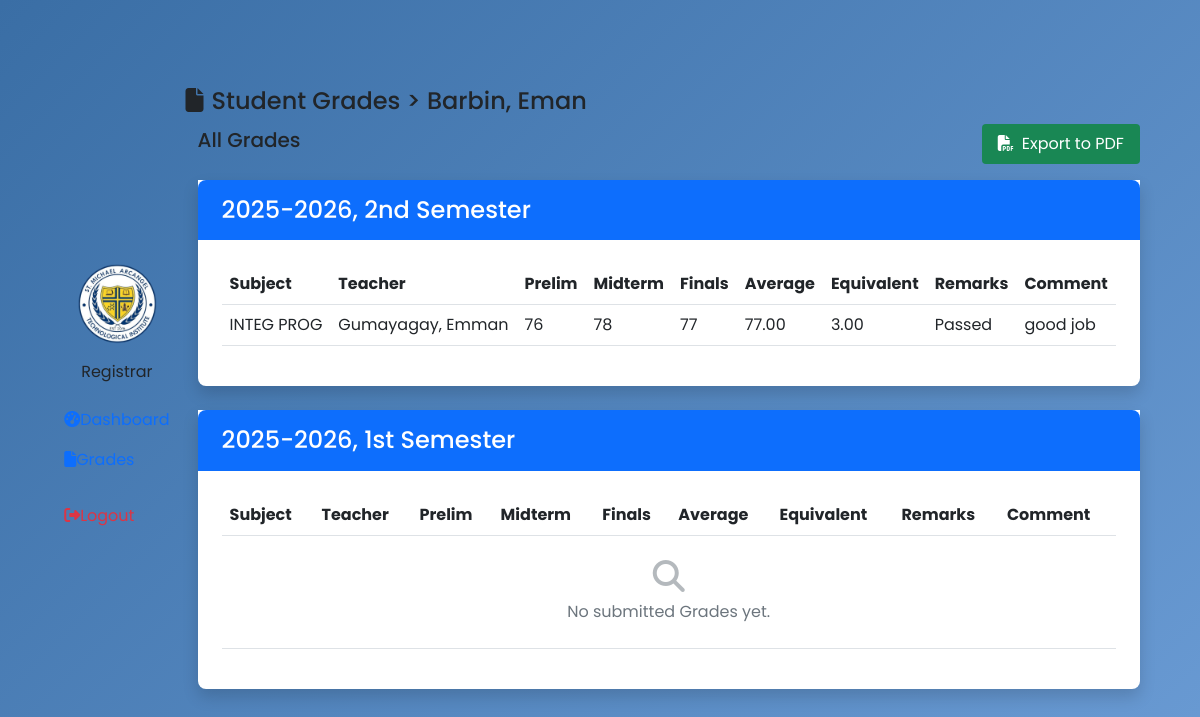
Screenshot of /registrar/registrar-grades-view.php?id=59 with the database file from the repository.
### tables this page shows
CREATE TABLE `students` (
  `student_id` int(11) NOT NULL AUTO_INCREMENT,
  `username` varchar(225) NOT NULL,
  `password` varchar(225) NOT NULL,
  `email` varchar(225) NOT NULL,
  `firstname` varchar(225) NOT NULL,
  `lastname` varchar(225) NOT NULL,
  `course` varchar(225) NOT NULL,
  `status` varchar(255) DEFAULT NULL,
  `image` varchar(255) NOT NULL,
  `createdAt` timestamp NOT NULL DEFAULT current_timestamp(),
  PRIMARY KEY (`student_id`)
);

CREATE TABLE `schoolyear` (
  `schoolyear_id` int(11) NOT NULL AUTO_INCREMENT,
  `schoolyear` varchar(225) DEFAULT NULL,
  `semester` varchar(225) DEFAULT NULL,
  PRIMARY KEY (`schoolyear_id`)
);

CREATE TABLE `grades` (
  `grades_id` int(11) NOT NULL AUTO_INCREMENT,
  `subject_id` int(11) DEFAULT NULL,
  `teacher_id` int(11) DEFAULT NULL,
  `student_id` int(11) DEFAULT NULL,
  `schoolyear_id` int(11) DEFAULT NULL,
  `prelim` varchar(50) DEFAULT NULL,
  `midterm` varchar(50) DEFAULT NULL,
  `prefinals` varchar(50) DEFAULT NULL,
  `finals` varchar(50) DEFAULT NULL,
  `average` decimal(10,2) NOT NULL,
  `equivalent` decimal(10,2) NOT NULL,
  `remarks` varchar(255) DEFAULT NULL,
  `comment` varchar(255) DEFAULT NULL,
  `createdAt` timestamp NULL DEFAULT current_timestamp(),
  PRIMARY KEY (`grades_id`),
  UNIQUE KEY `subject_id_2` (`subject_id`,`teacher_id`,`student_id`,`schoolyear_id`),
  KEY `subject_id` (`subject_id`),
  KEY `teacher_id` (`teacher_id`),
  KEY `student_id` (`student_id`),
  KEY `sy_id` (`schoolyear_id`),
  CONSTRAINT `grades_ibfk_1` FOREIGN KEY (`student_id`) REFERENCES `students` (`student_id`),
  CONSTRAINT `grades_ibfk_3` FOREIGN KEY (`subject_id`) REFERENCES `subjects` (`subject_id`),
  CONSTRAINT `grades_ibfk_4` FOREIGN KEY (`teacher_id`) REFERENCES `teachers` (`teacher_id`),
  CONSTRAINT `grades_ibfk_5` FOREIGN KEY (`schoolyear_id`) REFERENCES `schoolyear` (`schoolyear_id`)
);

CREATE TABLE `subjects` (
  `subject_id` int(11) NOT NULL AUTO_INCREMENT,
  `teacher_id` int(11) NOT NULL,
  `subject_code` varchar(255) NOT NULL,
  `subject` varchar(225) DEFAULT NULL,
  `course` varchar(225) DEFAULT NULL,
  `yearlevel` varchar(255) DEFAULT NULL,
  `schoolyear_id` int(11) NOT NULL,
  `status` varchar(255) DEFAULT NULL,
  `subject_created` timestamp NULL DEFAULT current_timestamp(),
  PRIMARY KEY (`subject_id`),
  KEY `teacher_id` (`teacher_id`),
  KEY `schoolyear_id` (`schoolyear_id`),
  CONSTRAINT `subjects_ibfk_1` FOREIGN KEY (`teacher_id`) REFERENCES `teachers` (`teacher_id`),
  CONSTRAINT `subjects_ibfk_2` FOREIGN KEY (`schoolyear_id`) REFERENCES `schoolyear` (`schoolyear_id`) ON DELETE NO ACTION ON UPDATE NO ACTION
);

CREATE TABLE `teachers` (
  `teacher_id` int(11) NOT NULL AUTO_INCREMENT,
  `username` varchar(255) DEFAULT NULL,
  `password` varchar(255) DEFAULT NULL,
  `email` varchar(255) DEFAULT NULL,
  `firstname` varchar(255) DEFAULT NULL,
  `lastname` varchar(255) DEFAULT NULL,
  `department` varchar(255) DEFAULT NULL,
  `status` varchar(255) DEFAULT NULL,
  `createdAt` timestamp NULL DEFAULT current_timestamp(),
  PRIMARY KEY (`teacher_id`)
);

### registrar/registrar-grades-view.php (the view, shortened to what this page needs)
<?php
$conn = connectToDB();
$sql = "SELECT * FROM students WHERE student_id = ?";
$stmt = $conn->prepare($sql);
$stmt->bind_param("i", $_GET['id']);
$stmt->execute();
$result = $stmt->get_result();
$students = array();
while ($row = $result->fetch_assoc()) {
    $students[] = $row;
}
?>
<!DOCTYPE html>
<html lang="en">
<head>
    <?php include 'includes/header.php' ?>
</head>
<body>
    <?php
    include('includes/sidebar.php');
    ?>
    <main class="main-content">
        <div class="page-header">
            <h4><i class="fas fa-file me-2"></i>Student Grades > <?php foreach ($students as $student) {
                                                                        echo $student['lastname'] . ", " . $student['firstname'];
                                                                    } ?></h4>
        </div>
        <div class="container">
            <div class="table-header">
                <div class="row align-items-center">
                    <div class="col-md-6">
                        <h5>All Grades</h5>
                    </div>
                    <div class="col-md-6 text-end">
                        <button id="exportPdf" class="btn-export">
                            <i class="fas fa-file-pdf me-2"></i>Export to PDF
                        </button>
                    </div>
                </div>
            </div>
            <?php
            $conn = connectToDB();
            $sql = "SELECT * FROM schoolyear ORDER BY schoolyear_id DESC";
            $stmt = $conn->prepare($sql);
            $stmt->execute();
            $result = $stmt->get_result();
            $schoolyearlist = array();
            while ($row = $result->fetch_assoc()) {
                $schoolyearlist[] = $row;
            }
            ?>
            <?php foreach ($schoolyearlist as $schoolyear): ?>
                <div class="col mt-3 shadow rounded-bottom-3 bg-white">
                    <div class="card-border-0 custom-card mb-4">
                        <div class="card-header px-4 py-3 bg-primary text-white rounded-top-3">
                            <h4 class="card-title mb-0"><?php echo htmlspecialchars($schoolyear['schoolyear'] . ', ' . $schoolyear['semester']) . ' Semester'; ?></h4>
                        </div>
                        <div class="card-body p-4">
                            <div class="table-responsive">
                                <table class="table table-hover">
                                    <thead>
                                        <th>Subject</th>
                                        <th>Teacher</th>
                                        <th>Prelim</th>
                                        <th>Midterm</th>
                                        <th>Finals</th>
                                        <th>Average</th>
                                        <th>Equivalent</th>
                                        <th>Remarks</th>
                                        <th>Comment</th>
                                    </thead>
                                    <tbody>
                                        <?php
                                        $conn = connectToDB();
                                        $sql = "SELECT *
                                                FROM grades g
                                                INNER JOIN teachers t ON g.teacher_id = t.teacher_id
                                                INNER JOIN subjects s ON g.subject_id = s.subject_id
                                                WHERE g.student_id = ? AND g.schoolyear_id = ?";
                                        $stmt = $conn->prepare($sql);
                                        $stmt->bind_param("ii", $_GET['id'], $schoolyear['schoolyear_id']);
                                        $stmt->execute();
                                        $result = $stmt->get_result();
                                        if ($result && $result->num_rows > 0) {
                                            while ($row = $result->fetch_assoc()) {
                                                echo "<tr>";
                                                echo "<td>" . $row['subject'] . "</td>";
                                                echo "<td>" . $row["lastname"] . ", " . $row["firstname"] . "</td>";
                                                echo "<td>" . $row['prelim'] . "</td>";
                                                echo "<td>" . $row['midterm'] . "</td>";
                                                echo "<td>" . $row['finals'] . "</td>";
                                                echo "<td>" . $row['average'] . "</td>";
                                                echo "<td>" . $row['equivalent'] . "</td>";
                                                echo "<td>" . $row['remarks'] . "</td>";
                                                echo "<td>" . $row['comment'] . "</td>";
                                                echo "</tr>";
                                            }
                                        } else {
                                            echo "<td colspan='10' class='text-center py-4' style='color: #6c757d;'>";
                                            echo "<i class='fas fa-search mb-2' style='font-size: 2em; opacity: 0.5;'></i>";
                                            echo "<br>";
                                            echo "No submitted Grades yet.";
                                            echo "</td>";
                                        }
                                        ?>
                                    </tbody>
                                </table>
                            </div>
                        </div>
                    </div>
                </div>
            <?php endforeach; ?>
        </div>
    </main>
</body>
</html>

### registrar/css/sidebar.css (style rules this page uses)
.main-content { position: relative; z-index: 1; }
.main-content button, .main-content input, .main-content select, .main-content textarea, .main-content .btn, .main-content a { position: relative; z-index: 2; }
.card, .table, form { position: relative; z-index: 2; }

### style.css (style rules this page uses)
:root { --navy-blue: #0a2342; --gold: #d4af37; --light-gold: #f1e5ac; --cream: #f9f7f1; --dark-blue: #051a38; --light-blue: #1c3d6b; --success-green: #28a745; --error-red: #dc3545; --teacher-blue: #2c5f9b; --teacher-light: #4a7fc1; --student-blue: #3a6ea5; --student-light: #6a9bd4; }
* { margin: 0; padding: 0; box-sizing: border-box; font-family: "Poppins", sans-serif; }
body { background: linear-gradient( 135deg, var(--student-blue) 0%, var(--student-light) 100% ); min-height: 100vh; display: flex; align-items: center; justify-content: center; padding: 20px; overflow-x: hidden; transition: all 1.2s cubic-bezier(0.25, 0.46, 0.45, 0.94); position: relative; }
body::before { content: ""; position: absolute; top: 0; left: 0; width: 100%; height: 100%; background: inherit; z-index: -1; transition: all 1.2s cubic-bezier(0.25, 0.46, 0.45, 0.94); }

### registrar/registrar-grades-view.php (style rules this page uses)
.btn-export { background-color: #198754; color: white; border: none; padding: 8px 16px; border-radius: 4px; transition: all 0.3s; }

### rows the page displays
students: lastname "Barbin", firstname "Eman"
schoolyear: schoolyear+semester "2025-2026, 2nd"
grades: subject.subject "INTEG PROG", teacher.lastname "Gumayagay", teacher.firstname "Emman", prelim "76", midterm "78", finals "77", average "77.00", equivalent "3.00", remarks "Passed", comment "good job"
schoolyear: schoolyear+semester "2025-2026, 1st", shows "No submitted Grades yet."
